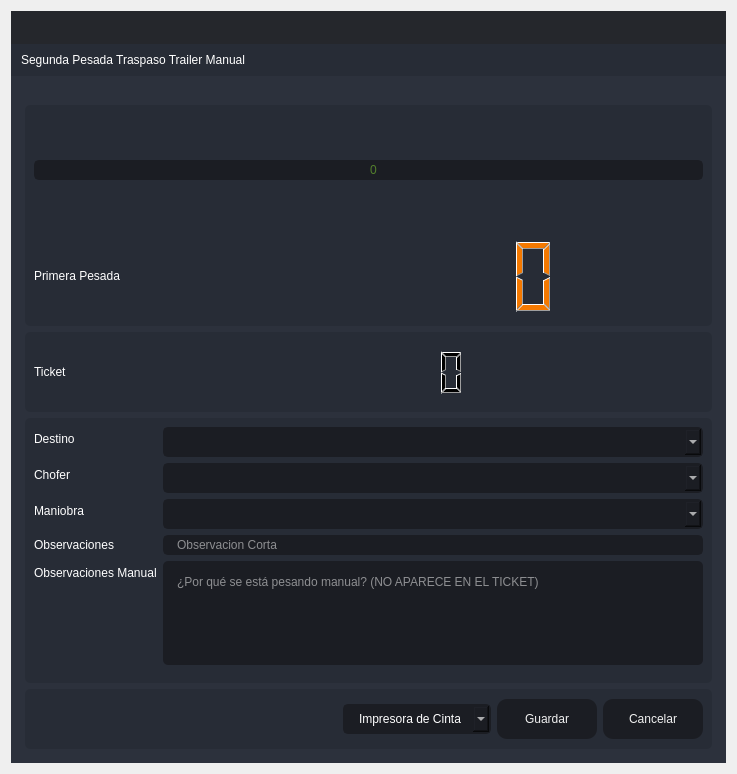
<?xml version="1.0" encoding="UTF-8"?>
<ui version="4.0">
 <class>SegundaPTA</class>
 <widget class="QDialog" name="SegundaPTA">
  <property name="windowModality">
   <enum>Qt::ApplicationModal</enum>
  </property>
  <property name="geometry">
   <rect>
    <x>0</x>
    <y>0</y>
    <width>737</width>
    <height>774</height>
   </rect>
  </property>
  <property name="minimumSize">
   <size>
    <width>737</width>
    <height>774</height>
   </size>
  </property>
  <property name="maximumSize">
   <size>
    <width>737</width>
    <height>774</height>
   </size>
  </property>
  <property name="windowTitle">
   <string>Segunda Pesada Traspaso Trailer Manual</string>
  </property>
  <property name="windowIcon">
   <iconset resource="files.qrc">
    <normaloff>:/16x16/icons/16x16/logo.png</normaloff>:/16x16/icons/16x16/logo.png</iconset>
  </property>
  <layout class="QVBoxLayout" name="verticalLayout_6">
   <item>
    <widget class="QFrame" name="frame_main">
     <property name="styleSheet">
      <string notr="true">/* LINE EDIT */
QLineEdit {
	background-color: rgb(27, 29, 35);
	border-radius: 5px;
	border: 2px solid rgb(27, 29, 35);
	padding-left: 10px;
}
QLineEdit:hover {
	border: 2px solid rgb(64, 71, 88);
}
QLineEdit:focus {
	border: 2px solid rgb(91, 101, 124);
}

/* SCROLL BARS */
QScrollBar:horizontal {
    border: none;
    background: rgb(52, 59, 72);
    height: 14px;
    margin: 0px 21px 0 21px;
	border-radius: 0px;
}
QScrollBar::handle:horizontal {
    background: rgb(85, 170, 255);
    min-width: 25px;
	border-radius: 7px
}
QScrollBar::add-line:horizontal {
    border: none;
    background: rgb(55, 63, 77);
    width: 20px;
	border-top-right-radius: 7px;
    border-bottom-right-radius: 7px;
    subcontrol-position: right;
    subcontrol-origin: margin;
}
QScrollBar::sub-line:horizontal {
    border: none;
    background: rgb(55, 63, 77);
    width: 20px;
	border-top-left-radius: 7px;
    border-bottom-left-radius: 7px;
    subcontrol-position: left;
    subcontrol-origin: margin;
}
QScrollBar::up-arrow:horizontal, QScrollBar::down-arrow:horizontal
{
     background: none;
}
QScrollBar::add-page:horizontal, QScrollBar::sub-page:horizontal
{
     background: none;
}
 QScrollBar:vertical {
	border: none;
    background: rgb(52, 59, 72);
    width: 14px;
    margin: 21px 0 21px 0;
	border-radius: 0px;
 }
 QScrollBar::handle:vertical {	
	background: rgb(85, 170, 255);
    min-height: 25px;
	border-radius: 7px
 }
 QScrollBar::add-line:vertical {
     border: none;
    background: rgb(55, 63, 77);
     height: 20px;
	border-bottom-left-radius: 7px;
    border-bottom-right-radius: 7px;
     subcontrol-position: bottom;
     subcontrol-origin: margin;
 }
 QScrollBar::sub-line:vertical {
	border: none;
    background: rgb(55, 63, 77);
     height: 20px;
	border-top-left-radius: 7px;
    border-top-right-radius: 7px;
     subcontrol-position: top;
     subcontrol-origin: margin;
 }
 QScrollBar::up-arrow:vertical, QScrollBar::down-arrow:vertical {
     background: none;
 }

 QScrollBar::add-page:vertical, QScrollBar::sub-page:vertical {
     background: none;
 }

/* CHECKBOX */
QCheckBox::indicator {
    border: 3px solid rgb(52, 59, 72);
	width: 15px;
	height: 15px;
	border-radius: 10px;
    background: rgb(44, 49, 60);
}
QCheckBox::indicator:hover {
    border: 3px solid rgb(58, 66, 81);
}
QCheckBox::indicator:checked {
    background: 3px solid rgb(52, 59, 72);
	border: 3px solid rgb(52, 59, 72);	
	background-image: url(:/16x16/icons/16x16/cil-check-alt.png);
}

/* RADIO BUTTON */
QRadioButton::indicator {
    border: 3px solid rgb(52, 59, 72);
	width: 15px;
	height: 15px;
	border-radius: 10px;
    background: rgb(44, 49, 60);
}
QRadioButton::indicator:hover {
    border: 3px solid rgb(58, 66, 81);
}
QRadioButton::indicator:checked {
    background: 3px solid rgb(94, 106, 130);
	border: 3px solid rgb(52, 59, 72);	
}

/* COMBOBOX */
QComboBox{
	background-color: rgb(27, 29, 35);
	border-radius: 5px;
	border: 2px solid rgb(27, 29, 35);
	padding: 5px;
	padding-left: 10px;
}
QComboBox:hover{
	border: 2px solid rgb(64, 71, 88);
}
QComboBox::drop-down {
	subcontrol-origin: padding;
	subcontrol-position: top right;
	width: 25px; 
	border-left-width: 3px;
	border-left-color: rgba(39, 44, 54, 150);
	border-left-style: solid;
	border-top-right-radius: 3px;
	border-bottom-right-radius: 3px;	
	background-image: url(:/16x16/icons/16x16/cil-arrow-bottom.png);
	background-position: center;
	background-repeat: no-reperat;
 }
QComboBox QAbstractItemView {
	color: rgb(85, 170, 255);	
	background-color: rgb(27, 29, 35);
	padding: 10px;
	selection-background-color: rgb(39, 44, 54);
}

/* SLIDERS */
QSlider::groove:horizontal {
    border-radius: 9px;
    height: 18px;
	margin: 0px;
	background-color: rgb(52, 59, 72);
}
QSlider::groove:horizontal:hover {
	background-color: rgb(55, 62, 76);
}
QSlider::handle:horizontal {
    background-color: rgb(85, 170, 255);
    border: none;
    height: 18px;
    width: 18px;
    margin: 0px;
	border-radius: 9px;
}
QSlider::handle:horizontal:hover {
    background-color: rgb(105, 180, 255);
}
QSlider::handle:horizontal:pressed {
    background-color: rgb(65, 130, 195);
}

QSlider::groove:vertical {
    border-radius: 9px;
    width: 18px;
    margin: 0px;
	background-color: rgb(52, 59, 72);
}
QSlider::groove:vertical:hover {
	background-color: rgb(55, 62, 76);
}
QSlider::handle:vertical {
    background-color: rgb(85, 170, 255);
	border: none;
    height: 18px;
    width: 18px;
    margin: 0px;
	border-radius: 9px;
}
QSlider::handle:vertical:hover {
    background-color: rgb(105, 180, 255);
}
QSlider::handle:vertical:pressed {
    background-color: rgb(65, 130, 195);
}

</string>
     </property>
     <property name="frameShape">
      <enum>QFrame::NoFrame</enum>
     </property>
     <property name="frameShadow">
      <enum>QFrame::Raised</enum>
     </property>
     <layout class="QVBoxLayout" name="verticalLayout">
      <property name="spacing">
       <number>0</number>
      </property>
      <property name="leftMargin">
       <number>0</number>
      </property>
      <property name="topMargin">
       <number>0</number>
      </property>
      <property name="rightMargin">
       <number>0</number>
      </property>
      <property name="bottomMargin">
       <number>0</number>
      </property>
      <item>
       <widget class="QFrame" name="frame_top">
        <property name="minimumSize">
         <size>
          <width>0</width>
          <height>65</height>
         </size>
        </property>
        <property name="maximumSize">
         <size>
          <width>16777215</width>
          <height>65</height>
         </size>
        </property>
        <property name="styleSheet">
         <string notr="true">background-color: transparent;</string>
        </property>
        <property name="frameShape">
         <enum>QFrame::NoFrame</enum>
        </property>
        <property name="frameShadow">
         <enum>QFrame::Raised</enum>
        </property>
        <layout class="QHBoxLayout" name="horizontalLayout_3">
         <property name="spacing">
          <number>0</number>
         </property>
         <property name="leftMargin">
          <number>0</number>
         </property>
         <property name="topMargin">
          <number>0</number>
         </property>
         <property name="rightMargin">
          <number>0</number>
         </property>
         <property name="bottomMargin">
          <number>0</number>
         </property>
         <item>
          <widget class="QFrame" name="frame_toggle">
           <property name="maximumSize">
            <size>
             <width>70</width>
             <height>16777215</height>
            </size>
           </property>
           <property name="styleSheet">
            <string notr="true">background-color: rgb(27, 29, 35);</string>
           </property>
           <property name="frameShape">
            <enum>QFrame::NoFrame</enum>
           </property>
           <property name="frameShadow">
            <enum>QFrame::Raised</enum>
           </property>
           <layout class="QVBoxLayout" name="verticalLayout_3">
            <property name="spacing">
             <number>0</number>
            </property>
            <property name="leftMargin">
             <number>0</number>
            </property>
            <property name="topMargin">
             <number>0</number>
            </property>
            <property name="rightMargin">
             <number>0</number>
            </property>
            <property name="bottomMargin">
             <number>0</number>
            </property>
           </layout>
          </widget>
         </item>
         <item>
          <widget class="QFrame" name="frame_top_right">
           <property name="styleSheet">
            <string notr="true">background: transparent;</string>
           </property>
           <property name="frameShape">
            <enum>QFrame::NoFrame</enum>
           </property>
           <property name="frameShadow">
            <enum>QFrame::Raised</enum>
           </property>
           <layout class="QVBoxLayout" name="verticalLayout_2">
            <property name="spacing">
             <number>0</number>
            </property>
            <property name="leftMargin">
             <number>0</number>
            </property>
            <property name="topMargin">
             <number>0</number>
            </property>
            <property name="rightMargin">
             <number>0</number>
            </property>
            <property name="bottomMargin">
             <number>0</number>
            </property>
            <item>
             <widget class="QFrame" name="frame_top_btns">
              <property name="maximumSize">
               <size>
                <width>16777215</width>
                <height>42</height>
               </size>
              </property>
              <property name="styleSheet">
               <string notr="true">background-color: rgba(27, 29, 35, 200)</string>
              </property>
              <property name="frameShape">
               <enum>QFrame::NoFrame</enum>
              </property>
              <property name="frameShadow">
               <enum>QFrame::Raised</enum>
              </property>
              <layout class="QHBoxLayout" name="horizontalLayout_4">
               <property name="spacing">
                <number>0</number>
               </property>
               <property name="leftMargin">
                <number>0</number>
               </property>
               <property name="topMargin">
                <number>0</number>
               </property>
               <property name="rightMargin">
                <number>0</number>
               </property>
               <property name="bottomMargin">
                <number>0</number>
               </property>
               <item>
                <widget class="QFrame" name="frame_label_top_btns">
                 <property name="sizePolicy">
                  <sizepolicy hsizetype="Expanding" vsizetype="Preferred">
                   <horstretch>0</horstretch>
                   <verstretch>0</verstretch>
                  </sizepolicy>
                 </property>
                 <property name="frameShape">
                  <enum>QFrame::NoFrame</enum>
                 </property>
                 <property name="frameShadow">
                  <enum>QFrame::Raised</enum>
                 </property>
                 <layout class="QHBoxLayout" name="horizontalLayout_10">
                  <property name="spacing">
                   <number>0</number>
                  </property>
                  <property name="leftMargin">
                   <number>5</number>
                  </property>
                  <property name="topMargin">
                   <number>0</number>
                  </property>
                  <property name="rightMargin">
                   <number>10</number>
                  </property>
                  <property name="bottomMargin">
                   <number>0</number>
                  </property>
                 </layout>
                </widget>
               </item>
               <item alignment="Qt::AlignRight">
                <widget class="QFrame" name="frame_btns_right">
                 <property name="sizePolicy">
                  <sizepolicy hsizetype="Expanding" vsizetype="Preferred">
                   <horstretch>0</horstretch>
                   <verstretch>0</verstretch>
                  </sizepolicy>
                 </property>
                 <property name="maximumSize">
                  <size>
                   <width>120</width>
                   <height>16777215</height>
                  </size>
                 </property>
                 <property name="frameShape">
                  <enum>QFrame::NoFrame</enum>
                 </property>
                 <property name="frameShadow">
                  <enum>QFrame::Raised</enum>
                 </property>
                 <layout class="QHBoxLayout" name="horizontalLayout_5">
                  <property name="spacing">
                   <number>0</number>
                  </property>
                  <property name="leftMargin">
                   <number>0</number>
                  </property>
                  <property name="topMargin">
                   <number>0</number>
                  </property>
                  <property name="rightMargin">
                   <number>0</number>
                  </property>
                  <property name="bottomMargin">
                   <number>0</number>
                  </property>
                 </layout>
                </widget>
               </item>
              </layout>
             </widget>
            </item>
            <item>
             <widget class="QFrame" name="frame_top_info">
              <property name="maximumSize">
               <size>
                <width>16777215</width>
                <height>65</height>
               </size>
              </property>
              <property name="styleSheet">
               <string notr="true">background-color: rgb(39, 44, 54);</string>
              </property>
              <property name="frameShape">
               <enum>QFrame::NoFrame</enum>
              </property>
              <property name="frameShadow">
               <enum>QFrame::Raised</enum>
              </property>
              <layout class="QHBoxLayout" name="horizontalLayout_8">
               <property name="spacing">
                <number>0</number>
               </property>
               <property name="leftMargin">
                <number>10</number>
               </property>
               <property name="topMargin">
                <number>0</number>
               </property>
               <property name="rightMargin">
                <number>10</number>
               </property>
               <property name="bottomMargin">
                <number>0</number>
               </property>
               <item>
                <widget class="QLabel" name="label">
                 <property name="styleSheet">
                  <string notr="true">font: 75 16pt &quot;MS Shell Dlg 2&quot;;
color: rgb(255, 255, 255);</string>
                 </property>
                 <property name="text">
                  <string>Segunda Pesada Traspaso Trailer Manual</string>
                 </property>
                </widget>
               </item>
              </layout>
             </widget>
            </item>
           </layout>
          </widget>
         </item>
        </layout>
       </widget>
      </item>
      <item>
       <widget class="QFrame" name="frame_center">
        <property name="sizePolicy">
         <sizepolicy hsizetype="Expanding" vsizetype="Expanding">
          <horstretch>0</horstretch>
          <verstretch>0</verstretch>
         </sizepolicy>
        </property>
        <property name="styleSheet">
         <string notr="true">background-color: rgb(40, 44, 52);</string>
        </property>
        <property name="frameShape">
         <enum>QFrame::NoFrame</enum>
        </property>
        <property name="frameShadow">
         <enum>QFrame::Raised</enum>
        </property>
        <layout class="QHBoxLayout" name="horizontalLayout_2">
         <property name="spacing">
          <number>0</number>
         </property>
         <property name="leftMargin">
          <number>0</number>
         </property>
         <property name="topMargin">
          <number>0</number>
         </property>
         <property name="rightMargin">
          <number>0</number>
         </property>
         <property name="bottomMargin">
          <number>0</number>
         </property>
         <item>
          <widget class="QFrame" name="frame_content_right">
           <property name="styleSheet">
            <string notr="true">background-color: rgb(44, 49, 60);</string>
           </property>
           <property name="frameShape">
            <enum>QFrame::NoFrame</enum>
           </property>
           <property name="frameShadow">
            <enum>QFrame::Raised</enum>
           </property>
           <layout class="QVBoxLayout" name="verticalLayout_4">
            <property name="spacing">
             <number>0</number>
            </property>
            <property name="leftMargin">
             <number>0</number>
            </property>
            <property name="topMargin">
             <number>0</number>
            </property>
            <property name="rightMargin">
             <number>0</number>
            </property>
            <property name="bottomMargin">
             <number>0</number>
            </property>
            <item>
             <widget class="QFrame" name="frame_content">
              <property name="frameShape">
               <enum>QFrame::NoFrame</enum>
              </property>
              <property name="frameShadow">
               <enum>QFrame::Raised</enum>
              </property>
              <layout class="QVBoxLayout" name="verticalLayout_9">
               <property name="spacing">
                <number>0</number>
               </property>
               <property name="leftMargin">
                <number>5</number>
               </property>
               <property name="topMargin">
                <number>5</number>
               </property>
               <property name="rightMargin">
                <number>5</number>
               </property>
               <property name="bottomMargin">
                <number>5</number>
               </property>
               <item>
                <widget class="QStackedWidget" name="stackedWidget">
                 <property name="styleSheet">
                  <string notr="true">background: transparent;</string>
                 </property>
                 <property name="currentIndex">
                  <number>0</number>
                 </property>
                 <widget class="QWidget" name="page_home">
                  <layout class="QVBoxLayout" name="verticalLayout_10">
                   <item>
                    <widget class="QFrame" name="frame_3">
                     <property name="minimumSize">
                      <size>
                       <width>0</width>
                       <height>130</height>
                      </size>
                     </property>
                     <property name="maximumSize">
                      <size>
                       <width>16777215</width>
                       <height>100</height>
                      </size>
                     </property>
                     <property name="styleSheet">
                      <string notr="true">background-color: rgb(39, 44, 54);
border-radius: 5px;</string>
                     </property>
                     <property name="frameShape">
                      <enum>QFrame::StyledPanel</enum>
                     </property>
                     <property name="frameShadow">
                      <enum>QFrame::Raised</enum>
                     </property>
                     <layout class="QVBoxLayout" name="verticalLayout_11">
                      <item>
                       <layout class="QVBoxLayout" name="verticalLayout_8">
                        <item>
                         <widget class="QLineEdit" name="Peso">
                          <property name="styleSheet">
                           <string notr="true">QLineEdit {
	background-color: rgb(27, 29, 35);
	border-radius: 5px;
	border: 2px solid rgb(27, 29, 35);
	padding-left: 10px;
	font: 75 80pt &quot;MS Shell Dlg 2&quot;;	
	color: rgb(138, 226, 52);
}
QLineEdit:hover {
	border: 2px solid rgb(64, 71, 88);
}
QLineEdit:focus {
	border: 2px solid rgb(91, 101, 124);
}</string>
                          </property>
                          <property name="alignment">
                           <set>Qt::AlignCenter</set>
                          </property>
                          <property name="placeholderText">
                           <string>0</string>
                          </property>
                         </widget>
                        </item>
                       </layout>
                      </item>
                     </layout>
                    </widget>
                   </item>
                   <item>
                    <widget class="QFrame" name="frame_4">
                     <property name="minimumSize">
                      <size>
                       <width>0</width>
                       <height>100</height>
                      </size>
                     </property>
                     <property name="maximumSize">
                      <size>
                       <width>16777215</width>
                       <height>100</height>
                      </size>
                     </property>
                     <property name="styleSheet">
                      <string notr="true">background-color: rgb(39, 44, 54);
border-radius: 5px;</string>
                     </property>
                     <property name="frameShape">
                      <enum>QFrame::StyledPanel</enum>
                     </property>
                     <property name="frameShadow">
                      <enum>QFrame::Raised</enum>
                     </property>
                     <layout class="QHBoxLayout" name="horizontalLayout_6">
                      <item>
                       <layout class="QHBoxLayout" name="horizontalLayout_11">
                        <item>
                         <widget class="QLabel" name="label_3">
                          <property name="styleSheet">
                           <string notr="true">color: rgb(255, 255, 255);
font: 75 12pt &quot;MS Shell Dlg 2&quot;;</string>
                          </property>
                          <property name="text">
                           <string>Primera Pesada</string>
                          </property>
                         </widget>
                        </item>
                        <item>
                         <widget class="QLCDNumber" name="lcdNumber_3">
                          <property name="minimumSize">
                           <size>
                            <width>500</width>
                            <height>0</height>
                           </size>
                          </property>
                          <property name="maximumSize">
                           <size>
                            <width>500</width>
                            <height>16777215</height>
                           </size>
                          </property>
                          <property name="styleSheet">
                           <string notr="true">color:rgb(245, 121, 0)</string>
                          </property>
                         </widget>
                        </item>
                       </layout>
                      </item>
                     </layout>
                    </widget>
                   </item>
                   <item>
                    <widget class="QFrame" name="frame_5">
                     <property name="minimumSize">
                      <size>
                       <width>0</width>
                       <height>80</height>
                      </size>
                     </property>
                     <property name="styleSheet">
                      <string notr="true">background-color: rgb(39, 44, 54);
border-radius: 5px;</string>
                     </property>
                     <property name="frameShape">
                      <enum>QFrame::StyledPanel</enum>
                     </property>
                     <property name="frameShadow">
                      <enum>QFrame::Raised</enum>
                     </property>
                     <layout class="QHBoxLayout" name="horizontalLayout_7">
                      <item>
                       <layout class="QHBoxLayout" name="horizontalLayout">
                        <item>
                         <widget class="QLabel" name="label_5">
                          <property name="styleSheet">
                           <string notr="true">color: rgb(255, 255, 255);
font: 75 12pt &quot;MS Shell Dlg 2&quot;;</string>
                          </property>
                          <property name="text">
                           <string>Ticket</string>
                          </property>
                         </widget>
                        </item>
                        <item>
                         <widget class="QLCDNumber" name="lcdNumber_9">
                          <property name="minimumSize">
                           <size>
                            <width>600</width>
                            <height>50</height>
                           </size>
                          </property>
                          <property name="maximumSize">
                           <size>
                            <width>600</width>
                            <height>50</height>
                           </size>
                          </property>
                          <property name="layoutDirection">
                           <enum>Qt::RightToLeft</enum>
                          </property>
                          <property name="autoFillBackground">
                           <bool>false</bool>
                          </property>
                         </widget>
                        </item>
                       </layout>
                      </item>
                     </layout>
                    </widget>
                   </item>
                   <item>
                    <widget class="QFrame" name="frame">
                     <property name="styleSheet">
                      <string notr="true">background-color: rgb(39, 44, 54);
border-radius: 5px;</string>
                     </property>
                     <property name="frameShape">
                      <enum>QFrame::StyledPanel</enum>
                     </property>
                     <property name="frameShadow">
                      <enum>QFrame::Raised</enum>
                     </property>
                     <layout class="QVBoxLayout" name="verticalLayout_5">
                      <item>
                       <layout class="QVBoxLayout" name="verticalLayout_12">
                        <item>
                         <layout class="QFormLayout" name="formLayout">
                          <item row="1" column="0">
                           <widget class="QLabel" name="label_2">
                            <property name="styleSheet">
                             <string notr="true">color: rgb(255, 255, 255);
font: 75 12pt &quot;MS Shell Dlg 2&quot;;</string>
                            </property>
                            <property name="text">
                             <string>Destino</string>
                            </property>
                           </widget>
                          </item>
                          <item row="1" column="1">
                           <widget class="QComboBox" name="comboBox_destino">
                            <property name="styleSheet">
                             <string notr="true">QComboBox{
	background-color: rgb(27, 29, 35);
	border-radius: 5px;
	border: 2px solid rgb(27, 29, 35);
	padding: 5px;
	padding-left: 14px;
	color: rgb(255, 255, 255);
    font: 75 12pt &quot;MS Shell Dlg 2&quot;;
}
QComboBox:hover{
	border: 2px solid rgb(64, 71, 88);
}
QComboBox QAbstractItemView {
	color: rgb(85, 170, 255);	
	background-color: rgb(27, 29, 35);
	padding: 10px;
	selection-background-color: rgb(39, 44, 54);
}</string>
                            </property>
                           </widget>
                          </item>
                          <item row="2" column="0">
                           <widget class="QLabel" name="label_6">
                            <property name="styleSheet">
                             <string notr="true">color: rgb(255, 255, 255);
font: 75 12pt &quot;MS Shell Dlg 2&quot;;</string>
                            </property>
                            <property name="text">
                             <string>Chofer</string>
                            </property>
                           </widget>
                          </item>
                          <item row="2" column="1">
                           <widget class="QComboBox" name="comboBox_operador">
                            <property name="styleSheet">
                             <string notr="true">QComboBox{
	background-color: rgb(27, 29, 35);
	border-radius: 5px;
	border: 2px solid rgb(27, 29, 35);
	padding: 5px;
	padding-left: 14px;
	color: rgb(255, 255, 255);
    font: 75 12pt &quot;MS Shell Dlg 2&quot;;
}
QComboBox:hover{
	border: 2px solid rgb(64, 71, 88);
}
QComboBox QAbstractItemView {
	color: rgb(85, 170, 255);	
	background-color: rgb(27, 29, 35);
	padding: 10px;
	selection-background-color: rgb(39, 44, 54);
}</string>
                            </property>
                           </widget>
                          </item>
                          <item row="3" column="0">
                           <widget class="QLabel" name="label_8">
                            <property name="styleSheet">
                             <string notr="true">color: rgb(255, 255, 255);
font: 75 12pt &quot;MS Shell Dlg 2&quot;;</string>
                            </property>
                            <property name="text">
                             <string>Maniobra</string>
                            </property>
                           </widget>
                          </item>
                          <item row="3" column="1">
                           <widget class="QComboBox" name="comboBox_maniobra">
                            <property name="styleSheet">
                             <string notr="true">QComboBox{
	background-color: rgb(27, 29, 35);
	border-radius: 5px;
	border: 2px solid rgb(27, 29, 35);
	padding: 5px;
	padding-left: 14px;
	color: rgb(255, 255, 255);
    font: 75 12pt &quot;MS Shell Dlg 2&quot;;
}
QComboBox:hover{
	border: 2px solid rgb(64, 71, 88);
}
QComboBox QAbstractItemView {
	color: rgb(85, 170, 255);	
	background-color: rgb(27, 29, 35);
	padding: 10px;
	selection-background-color: rgb(39, 44, 54);
}</string>
                            </property>
                           </widget>
                          </item>
                          <item row="4" column="0">
                           <widget class="QLabel" name="label_7">
                            <property name="styleSheet">
                             <string notr="true">color: rgb(255, 255, 255);
font: 75 12pt &quot;MS Shell Dlg 2&quot;;</string>
                            </property>
                            <property name="text">
                             <string>Observaciones</string>
                            </property>
                           </widget>
                          </item>
                          <item row="6" column="0">
                           <widget class="Line" name="line">
                            <property name="orientation">
                             <enum>Qt::Horizontal</enum>
                            </property>
                           </widget>
                          </item>
                          <item row="5" column="0">
                           <widget class="QLabel" name="label_4">
                            <property name="styleSheet">
                             <string notr="true">color: rgb(255, 255, 255);
font: 75 12pt &quot;MS Shell Dlg 2&quot;;</string>
                            </property>
                            <property name="text">
                             <string>Observaciones Manual</string>
                            </property>
                           </widget>
                          </item>
                          <item row="5" column="1">
                           <widget class="QPlainTextEdit" name="Observaciones_Manual">
                            <property name="styleSheet">
                             <string notr="true">QPlainTextEdit {
	background-color: rgb(27, 29, 35);
	border-radius: 5px;
	padding: 10px;
    color: rgb(255, 255, 255);
	font: 75 12pt &quot;MS Shell Dlg 2&quot;;
}
QPlainTextEdit:hover {
	border: 2px solid rgb(64, 71, 88);
}
QPlainTextEdit:focus {
	border: 2px solid rgb(91, 101, 124);
}</string>
                            </property>
                            <property name="placeholderText">
                             <string>¿Por qué se está pesando manual? (NO APARECE EN EL TICKET)</string>
                            </property>
                           </widget>
                          </item>
                          <item row="4" column="1">
                           <widget class="QLineEdit" name="observaciones">
                            <property name="styleSheet">
                             <string notr="true">QLineEdit {
	background-color: rgb(27, 29, 35);
	border-radius: 5px;
	border: 2px solid rgb(27, 29, 35);
	padding-left: 10px;
	font: 75 12pt &quot;MS Shell Dlg 2&quot;;
	color: rgb(255, 255, 255);
}
QLineEdit:hover {
	border: 2px solid rgb(64, 71, 88);
}
QLineEdit:focus {
	border: 2px solid rgb(91, 101, 124);
}</string>
                            </property>
                            <property name="maxLength">
                             <number>125</number>
                            </property>
                            <property name="placeholderText">
                             <string>Observacion Corta</string>
                            </property>
                           </widget>
                          </item>
                         </layout>
                        </item>
                       </layout>
                      </item>
                     </layout>
                    </widget>
                   </item>
                   <item>
                    <widget class="QFrame" name="frame_2">
                     <property name="minimumSize">
                      <size>
                       <width>0</width>
                       <height>60</height>
                      </size>
                     </property>
                     <property name="maximumSize">
                      <size>
                       <width>16777215</width>
                       <height>60</height>
                      </size>
                     </property>
                     <property name="styleSheet">
                      <string notr="true">background-color: rgb(39, 44, 54);
border-radius: 5px;</string>
                     </property>
                     <property name="frameShape">
                      <enum>QFrame::StyledPanel</enum>
                     </property>
                     <property name="frameShadow">
                      <enum>QFrame::Raised</enum>
                     </property>
                     <layout class="QHBoxLayout" name="horizontalLayout_9">
                      <item>
                       <layout class="QGridLayout" name="gridLayout">
                        <item row="0" column="0">
                         <spacer name="horizontalSpacer">
                          <property name="orientation">
                           <enum>Qt::Horizontal</enum>
                          </property>
                          <property name="sizeHint" stdset="0">
                           <size>
                            <width>40</width>
                            <height>20</height>
                           </size>
                          </property>
                         </spacer>
                        </item>
                        <item row="0" column="2">
                         <widget class="QPushButton" name="btn_guardar">
                          <property name="minimumSize">
                           <size>
                            <width>100</width>
                            <height>40</height>
                           </size>
                          </property>
                          <property name="styleSheet">
                           <string notr="true">QPushButton {
	border-color: rgb(27, 29, 35);
	font: 75 10pt &quot;MS Shell Dlg 2&quot;;
	color: rgb(240, 240, 240);
	background-color: rgb(27, 29, 35);
	border: 0px solid;
	border-radius: 10px;	
}
QPushButton:hover {
	background-color:rgb(44, 49, 60);
	border-color: rgb(27, 29, 35);
	border: 2px solid;
}</string>
                          </property>
                          <property name="text">
                           <string>Guardar</string>
                          </property>
                         </widget>
                        </item>
                        <item row="0" column="3">
                         <widget class="QPushButton" name="btnr">
                          <property name="minimumSize">
                           <size>
                            <width>100</width>
                            <height>40</height>
                           </size>
                          </property>
                          <property name="styleSheet">
                           <string notr="true">QPushButton {
	border-color: rgb(27, 29, 35);
	font: 75 10pt &quot;MS Shell Dlg 2&quot;;
	color: rgb(240, 240, 240);
	background-color: rgb(27, 29, 35);
	border: 0px solid;
	border-radius: 10px;	
}
QPushButton:hover {
	background-color:rgb(44, 49, 60);
	border-color: rgb(27, 29, 35);
	border: 2px solid;
}</string>
                          </property>
                          <property name="text">
                           <string>Cancelar</string>
                          </property>
                         </widget>
                        </item>
                        <item row="0" column="1">
                         <widget class="QComboBox" name="comboBox_impresora">
                          <property name="styleSheet">
                           <string notr="true">QComboBox{
	background-color: rgb(27, 29, 35);
	border-radius: 5px;
	border: 2px solid rgb(27, 29, 35);
	padding: 5px;
	padding-left: 14px;
	color: rgb(255, 255, 255);
    font: 75 12pt &quot;MS Shell Dlg 2&quot;;
}
QComboBox:hover{
	border: 2px solid rgb(64, 71, 88);
}
QComboBox QAbstractItemView {
	color: rgb(85, 170, 255);	
	background-color: rgb(27, 29, 35);
	padding: 10px;
	selection-background-color: rgb(39, 44, 54);
}</string>
                          </property>
                          <item>
                           <property name="text">
                            <string>Impresora de Cinta</string>
                           </property>
                          </item>
                          <item>
                           <property name="text">
                            <string>Impresora Windows</string>
                           </property>
                          </item>
                         </widget>
                        </item>
                       </layout>
                      </item>
                     </layout>
                    </widget>
                   </item>
                  </layout>
                 </widget>
                </widget>
               </item>
              </layout>
             </widget>
            </item>
           </layout>
          </widget>
         </item>
        </layout>
       </widget>
      </item>
     </layout>
    </widget>
   </item>
  </layout>
 </widget>
 <tabstops>
  <tabstop>comboBox_destino</tabstop>
  <tabstop>comboBox_operador</tabstop>
  <tabstop>comboBox_maniobra</tabstop>
  <tabstop>observaciones</tabstop>
  <tabstop>Observaciones_Manual</tabstop>
  <tabstop>btn_guardar</tabstop>
  <tabstop>btnr</tabstop>
 </tabstops>
 <resources>
  <include location="files.qrc"/>
 </resources>
 <connections/>
</ui>
